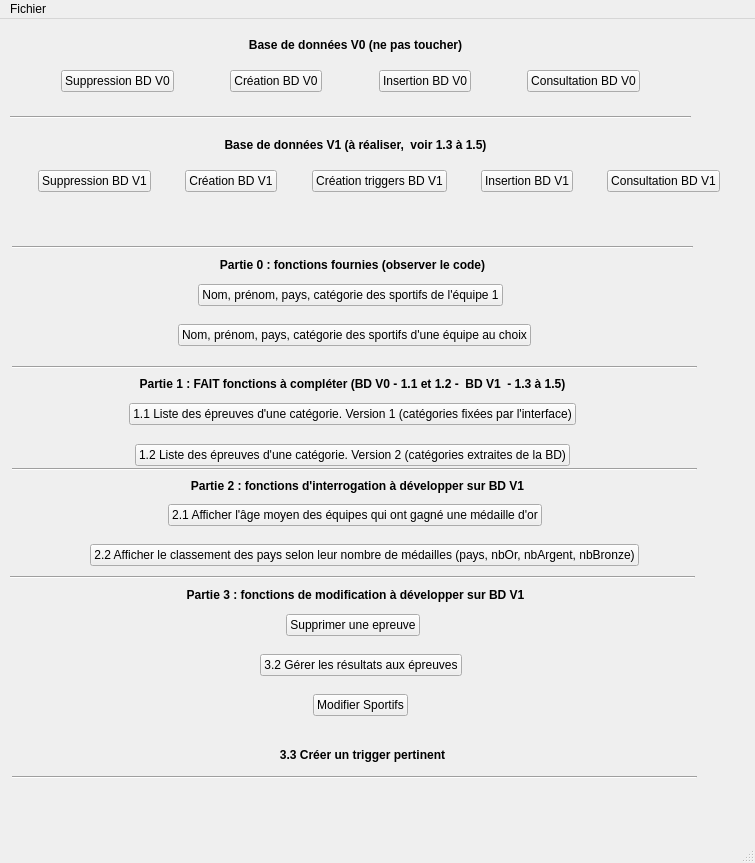
<?xml version="1.0" encoding="UTF-8"?>
<ui version="4.0">
 <class>MainWindow</class>
 <widget class="QMainWindow" name="MainWindow">
  <property name="geometry">
   <rect>
    <x>0</x>
    <y>0</y>
    <width>755</width>
    <height>863</height>
   </rect>
  </property>
  <property name="windowTitle">
   <string>Projet Jeux Olympiques</string>
  </property>
  <widget class="QWidget" name="centralwidget">
   <widget class="Line" name="line_V1">
    <property name="geometry">
     <rect>
      <x>10</x>
      <y>90</y>
      <width>681</width>
      <height>16</height>
     </rect>
    </property>
    <property name="orientation">
     <enum>Qt::Horizontal</enum>
    </property>
   </widget>
   <widget class="QLabel" name="label_V0">
    <property name="geometry">
     <rect>
      <x>10</x>
      <y>10</y>
      <width>691</width>
      <height>31</height>
     </rect>
    </property>
    <property name="font">
     <font>
      <weight>75</weight>
      <bold>true</bold>
     </font>
    </property>
    <property name="text">
     <string>Base de données V0 (ne pas toucher)</string>
    </property>
    <property name="alignment">
     <set>Qt::AlignCenter</set>
    </property>
   </widget>
   <widget class="Line" name="line_partie_0">
    <property name="geometry">
     <rect>
      <x>12</x>
      <y>220</y>
      <width>681</width>
      <height>16</height>
     </rect>
    </property>
    <property name="orientation">
     <enum>Qt::Horizontal</enum>
    </property>
   </widget>
   <widget class="QLabel" name="label_partie_0">
    <property name="geometry">
     <rect>
      <x>7</x>
      <y>230</y>
      <width>691</width>
      <height>31</height>
     </rect>
    </property>
    <property name="font">
     <font>
      <weight>75</weight>
      <bold>true</bold>
     </font>
    </property>
    <property name="text">
     <string>Partie 0 : fonctions fournies (observer le code)</string>
    </property>
    <property name="alignment">
     <set>Qt::AlignCenter</set>
    </property>
   </widget>
   <widget class="Line" name="line_partie_1">
    <property name="geometry">
     <rect>
      <x>12</x>
      <y>340</y>
      <width>685</width>
      <height>16</height>
     </rect>
    </property>
    <property name="orientation">
     <enum>Qt::Horizontal</enum>
    </property>
   </widget>
   <widget class="QLabel" name="label_partie_1">
    <property name="geometry">
     <rect>
      <x>7</x>
      <y>349</y>
      <width>691</width>
      <height>31</height>
     </rect>
    </property>
    <property name="font">
     <font>
      <weight>75</weight>
      <bold>true</bold>
     </font>
    </property>
    <property name="text">
     <string>Partie 1 : FAIT fonctions à compléter (BD V0 - 1.1 et 1.2 -  BD V1  - 1.3 à 1.5)</string>
    </property>
    <property name="alignment">
     <set>Qt::AlignCenter</set>
    </property>
   </widget>
   <widget class="Line" name="line_partie_2">
    <property name="geometry">
     <rect>
      <x>12</x>
      <y>442</y>
      <width>685</width>
      <height>16</height>
     </rect>
    </property>
    <property name="orientation">
     <enum>Qt::Horizontal</enum>
    </property>
   </widget>
   <widget class="QLabel" name="label_partie_2">
    <property name="geometry">
     <rect>
      <x>12</x>
      <y>451</y>
      <width>691</width>
      <height>31</height>
     </rect>
    </property>
    <property name="font">
     <font>
      <weight>75</weight>
      <bold>true</bold>
     </font>
    </property>
    <property name="text">
     <string>Partie 2 : fonctions d'interrogation à développer sur BD V1</string>
    </property>
    <property name="alignment">
     <set>Qt::AlignCenter</set>
    </property>
   </widget>
   <widget class="Line" name="line_partie_3">
    <property name="geometry">
     <rect>
      <x>10</x>
      <y>550</y>
      <width>685</width>
      <height>16</height>
     </rect>
    </property>
    <property name="orientation">
     <enum>Qt::Horizontal</enum>
    </property>
   </widget>
   <widget class="QLabel" name="label_partie_3">
    <property name="geometry">
     <rect>
      <x>10</x>
      <y>565</y>
      <width>691</width>
      <height>21</height>
     </rect>
    </property>
    <property name="font">
     <font>
      <weight>75</weight>
      <bold>true</bold>
     </font>
    </property>
    <property name="text">
     <string>Partie 3 : fonctions de modification à développer sur BD V1</string>
    </property>
    <property name="alignment">
     <set>Qt::AlignCenter</set>
    </property>
   </widget>
   <widget class="Line" name="line_fin">
    <property name="geometry">
     <rect>
      <x>12</x>
      <y>750</y>
      <width>685</width>
      <height>16</height>
     </rect>
    </property>
    <property name="orientation">
     <enum>Qt::Horizontal</enum>
    </property>
   </widget>
   <widget class="QLabel" name="label_retour_BD">
    <property name="geometry">
     <rect>
      <x>10</x>
      <y>190</y>
      <width>689</width>
      <height>19</height>
     </rect>
    </property>
    <property name="text">
     <string/>
    </property>
    <property name="alignment">
     <set>Qt::AlignCenter</set>
    </property>
   </widget>
   <widget class="QWidget" name="layoutWidget">
    <property name="geometry">
     <rect>
      <x>10</x>
      <y>40</y>
      <width>681</width>
      <height>44</height>
     </rect>
    </property>
    <layout class="QHBoxLayout" name="horizontalLayout_V0">
     <item>
      <spacer name="horizontalSpacer">
       <property name="orientation">
        <enum>Qt::Horizontal</enum>
       </property>
       <property name="sizeHint" stdset="0">
        <size>
         <width>40</width>
         <height>20</height>
        </size>
       </property>
      </spacer>
     </item>
     <item>
      <widget class="QPushButton" name="pushButton_supprimer_V0">
       <property name="text">
        <string>Suppression BD V0</string>
       </property>
      </widget>
     </item>
     <item>
      <spacer name="horizontalSpacer_3">
       <property name="orientation">
        <enum>Qt::Horizontal</enum>
       </property>
       <property name="sizeHint" stdset="0">
        <size>
         <width>40</width>
         <height>20</height>
        </size>
       </property>
      </spacer>
     </item>
     <item>
      <widget class="QPushButton" name="pushButton_creer_V0">
       <property name="text">
        <string>Création BD V0</string>
       </property>
      </widget>
     </item>
     <item>
      <spacer name="horizontalSpacer_2">
       <property name="orientation">
        <enum>Qt::Horizontal</enum>
       </property>
       <property name="sizeHint" stdset="0">
        <size>
         <width>40</width>
         <height>20</height>
        </size>
       </property>
      </spacer>
     </item>
     <item>
      <widget class="QPushButton" name="pushButton_inserer_V0">
       <property name="text">
        <string>Insertion BD V0</string>
       </property>
      </widget>
     </item>
     <item>
      <spacer name="horizontalSpacer_21">
       <property name="orientation">
        <enum>Qt::Horizontal</enum>
       </property>
       <property name="sizeHint" stdset="0">
        <size>
         <width>40</width>
         <height>20</height>
        </size>
       </property>
      </spacer>
     </item>
     <item>
      <widget class="QPushButton" name="pushButton_consulter_V0">
       <property name="text">
        <string>Consultation BD V0</string>
       </property>
      </widget>
     </item>
     <item>
      <spacer name="horizontalSpacer_4">
       <property name="orientation">
        <enum>Qt::Horizontal</enum>
       </property>
       <property name="sizeHint" stdset="0">
        <size>
         <width>40</width>
         <height>20</height>
        </size>
       </property>
      </spacer>
     </item>
    </layout>
   </widget>
   <widget class="QWidget" name="layoutWidget">
    <property name="geometry">
     <rect>
      <x>10</x>
      <y>260</y>
      <width>681</width>
      <height>32</height>
     </rect>
    </property>
    <layout class="QHBoxLayout" name="horizontalLayout_partie_0_1">
     <item>
      <spacer name="horizontalSpacer_7">
       <property name="orientation">
        <enum>Qt::Horizontal</enum>
       </property>
       <property name="sizeHint" stdset="0">
        <size>
         <width>40</width>
         <height>20</height>
        </size>
       </property>
      </spacer>
     </item>
     <item>
      <widget class="QPushButton" name="pushButton_fct_fournie_1">
       <property name="text">
        <string>Nom, prénom, pays, catégorie des sportifs de l'équipe 1</string>
       </property>
      </widget>
     </item>
     <item>
      <spacer name="horizontalSpacer_5">
       <property name="orientation">
        <enum>Qt::Horizontal</enum>
       </property>
       <property name="sizeHint" stdset="0">
        <size>
         <width>40</width>
         <height>20</height>
        </size>
       </property>
      </spacer>
     </item>
    </layout>
   </widget>
   <widget class="QWidget" name="layoutWidget">
    <property name="geometry">
     <rect>
      <x>12</x>
      <y>300</y>
      <width>685</width>
      <height>32</height>
     </rect>
    </property>
    <layout class="QHBoxLayout" name="horizontalLayout_partie_0_2">
     <item>
      <spacer name="horizontalSpacer_8">
       <property name="orientation">
        <enum>Qt::Horizontal</enum>
       </property>
       <property name="sizeHint" stdset="0">
        <size>
         <width>40</width>
         <height>20</height>
        </size>
       </property>
      </spacer>
     </item>
     <item>
      <widget class="QPushButton" name="pushButton_fct_fournie_2">
       <property name="text">
        <string>Nom, prénom, pays, catégorie des sportifs d'une équipe au choix</string>
       </property>
      </widget>
     </item>
     <item>
      <spacer name="horizontalSpacer_6">
       <property name="orientation">
        <enum>Qt::Horizontal</enum>
       </property>
       <property name="sizeHint" stdset="0">
        <size>
         <width>40</width>
         <height>20</height>
        </size>
       </property>
      </spacer>
     </item>
    </layout>
   </widget>
   <widget class="QWidget" name="layoutWidget">
    <property name="geometry">
     <rect>
      <x>12</x>
      <y>480</y>
      <width>685</width>
      <height>32</height>
     </rect>
    </property>
    <layout class="QHBoxLayout" name="horizontalLayout_partie_2_1">
     <item>
      <spacer name="horizontalSpacer_18">
       <property name="orientation">
        <enum>Qt::Horizontal</enum>
       </property>
       <property name="sizeHint" stdset="0">
        <size>
         <width>40</width>
         <height>20</height>
        </size>
       </property>
      </spacer>
     </item>
     <item>
      <widget class="QPushButton" name="pushButton_2_1">
       <property name="text">
        <string>2.1 Afficher l'âge moyen des équipes qui ont gagné une médaille d'or</string>
       </property>
      </widget>
     </item>
     <item>
      <spacer name="horizontalSpacer_17">
       <property name="orientation">
        <enum>Qt::Horizontal</enum>
       </property>
       <property name="sizeHint" stdset="0">
        <size>
         <width>40</width>
         <height>20</height>
        </size>
       </property>
      </spacer>
     </item>
    </layout>
   </widget>
   <widget class="QWidget" name="layoutWidget">
    <property name="geometry">
     <rect>
      <x>12</x>
      <y>520</y>
      <width>705</width>
      <height>32</height>
     </rect>
    </property>
    <layout class="QHBoxLayout" name="horizontalLayout_partie_2_2">
     <item>
      <spacer name="horizontalSpacer_20">
       <property name="orientation">
        <enum>Qt::Horizontal</enum>
       </property>
       <property name="sizeHint" stdset="0">
        <size>
         <width>40</width>
         <height>20</height>
        </size>
       </property>
      </spacer>
     </item>
     <item>
      <widget class="QPushButton" name="pushButton_2_2">
       <property name="text">
        <string>2.2 Afficher le classement des pays selon leur nombre de médailles (pays, nbOr, nbArgent, nbBronze)</string>
       </property>
      </widget>
     </item>
     <item>
      <spacer name="horizontalSpacer_19">
       <property name="orientation">
        <enum>Qt::Horizontal</enum>
       </property>
       <property name="sizeHint" stdset="0">
        <size>
         <width>40</width>
         <height>20</height>
        </size>
       </property>
      </spacer>
     </item>
    </layout>
   </widget>
   <widget class="QWidget" name="layoutWidget">
    <property name="geometry">
     <rect>
      <x>10</x>
      <y>590</y>
      <width>685</width>
      <height>32</height>
     </rect>
    </property>
    <layout class="QHBoxLayout" name="horizontalLayout_partie_3_1">
     <item>
      <spacer name="horizontalSpacer_24">
       <property name="orientation">
        <enum>Qt::Horizontal</enum>
       </property>
       <property name="sizeHint" stdset="0">
        <size>
         <width>40</width>
         <height>20</height>
        </size>
       </property>
      </spacer>
     </item>
     <item>
      <widget class="QPushButton" name="pushButton_3_1">
       <property name="text">
        <string>Supprimer une epreuve</string>
       </property>
      </widget>
     </item>
     <item>
      <spacer name="horizontalSpacer_23">
       <property name="orientation">
        <enum>Qt::Horizontal</enum>
       </property>
       <property name="sizeHint" stdset="0">
        <size>
         <width>40</width>
         <height>20</height>
        </size>
       </property>
      </spacer>
     </item>
    </layout>
   </widget>
   <widget class="QWidget" name="layoutWidget">
    <property name="geometry">
     <rect>
      <x>20</x>
      <y>630</y>
      <width>681</width>
      <height>32</height>
     </rect>
    </property>
    <layout class="QHBoxLayout" name="horizontalLayout_partie_3_2">
     <item>
      <spacer name="horizontalSpacer_26">
       <property name="orientation">
        <enum>Qt::Horizontal</enum>
       </property>
       <property name="sizeHint" stdset="0">
        <size>
         <width>40</width>
         <height>20</height>
        </size>
       </property>
      </spacer>
     </item>
     <item>
      <widget class="QPushButton" name="pushButton_3_2">
       <property name="text">
        <string>3.2 Gérer les résultats aux épreuves</string>
       </property>
      </widget>
     </item>
     <item>
      <spacer name="horizontalSpacer_25">
       <property name="orientation">
        <enum>Qt::Horizontal</enum>
       </property>
       <property name="sizeHint" stdset="0">
        <size>
         <width>40</width>
         <height>20</height>
        </size>
       </property>
      </spacer>
     </item>
    </layout>
   </widget>
   <widget class="QWidget" name="layoutWidget_2">
    <property name="geometry">
     <rect>
      <x>10</x>
      <y>379</y>
      <width>685</width>
      <height>32</height>
     </rect>
    </property>
    <layout class="QHBoxLayout" name="horizontalLayout_partie_1_1">
     <item>
      <spacer name="horizontalSpacer_12">
       <property name="orientation">
        <enum>Qt::Horizontal</enum>
       </property>
       <property name="sizeHint" stdset="0">
        <size>
         <width>40</width>
         <height>20</height>
        </size>
       </property>
      </spacer>
     </item>
     <item>
      <widget class="QPushButton" name="pushButton_1_1">
       <property name="text">
        <string>1.1 Liste des épreuves d'une catégorie. Version 1 (catégories fixées par l'interface)</string>
       </property>
      </widget>
     </item>
     <item>
      <spacer name="horizontalSpacer_11">
       <property name="orientation">
        <enum>Qt::Horizontal</enum>
       </property>
       <property name="sizeHint" stdset="0">
        <size>
         <width>40</width>
         <height>20</height>
        </size>
       </property>
      </spacer>
     </item>
    </layout>
   </widget>
   <widget class="QWidget" name="layoutWidget_3">
    <property name="geometry">
     <rect>
      <x>10</x>
      <y>420</y>
      <width>685</width>
      <height>32</height>
     </rect>
    </property>
    <layout class="QHBoxLayout" name="horizontalLayout_partie_1_2">
     <item>
      <spacer name="horizontalSpacer_14">
       <property name="orientation">
        <enum>Qt::Horizontal</enum>
       </property>
       <property name="sizeHint" stdset="0">
        <size>
         <width>40</width>
         <height>20</height>
        </size>
       </property>
      </spacer>
     </item>
     <item>
      <widget class="QPushButton" name="pushButton_1_2">
       <property name="text">
        <string>1.2 Liste des épreuves d'une catégorie. Version 2 (catégories extraites de la BD)</string>
       </property>
      </widget>
     </item>
     <item>
      <spacer name="horizontalSpacer_13">
       <property name="orientation">
        <enum>Qt::Horizontal</enum>
       </property>
       <property name="sizeHint" stdset="0">
        <size>
         <width>40</width>
         <height>20</height>
        </size>
       </property>
      </spacer>
     </item>
    </layout>
   </widget>
   <widget class="QLabel" name="label_trigger">
    <property name="geometry">
     <rect>
      <x>20</x>
      <y>720</y>
      <width>685</width>
      <height>31</height>
     </rect>
    </property>
    <property name="font">
     <font>
      <weight>75</weight>
      <bold>true</bold>
     </font>
    </property>
    <property name="text">
     <string>3.3 Créer un trigger pertinent</string>
    </property>
    <property name="alignment">
     <set>Qt::AlignCenter</set>
    </property>
    <property name="wordWrap">
     <bool>true</bool>
    </property>
   </widget>
   <widget class="QWidget" name="layoutWidget_4">
    <property name="geometry">
     <rect>
      <x>10</x>
      <y>140</y>
      <width>738</width>
      <height>44</height>
     </rect>
    </property>
    <layout class="QHBoxLayout" name="horizontalLayout_V1">
     <item>
      <spacer name="horizontalSpacer_9">
       <property name="orientation">
        <enum>Qt::Horizontal</enum>
       </property>
       <property name="sizeHint" stdset="0">
        <size>
         <width>40</width>
         <height>20</height>
        </size>
       </property>
      </spacer>
     </item>
     <item>
      <widget class="QPushButton" name="pushButton_supprimer_V1">
       <property name="text">
        <string>Suppression BD V1</string>
       </property>
      </widget>
     </item>
     <item>
      <spacer name="horizontalSpacer_10">
       <property name="orientation">
        <enum>Qt::Horizontal</enum>
       </property>
       <property name="sizeHint" stdset="0">
        <size>
         <width>40</width>
         <height>20</height>
        </size>
       </property>
      </spacer>
     </item>
     <item>
      <widget class="QPushButton" name="pushButton_creer_V1">
       <property name="text">
        <string>Création BD V1</string>
       </property>
      </widget>
     </item>
     <item>
      <spacer name="horizontalSpacer_27">
       <property name="orientation">
        <enum>Qt::Horizontal</enum>
       </property>
       <property name="sizeHint" stdset="0">
        <size>
         <width>40</width>
         <height>20</height>
        </size>
       </property>
      </spacer>
     </item>
     <item>
      <widget class="QPushButton" name="pushButton_2">
       <property name="text">
        <string>Création triggers BD V1</string>
       </property>
      </widget>
     </item>
     <item>
      <spacer name="horizontalSpacer_15">
       <property name="orientation">
        <enum>Qt::Horizontal</enum>
       </property>
       <property name="sizeHint" stdset="0">
        <size>
         <width>40</width>
         <height>20</height>
        </size>
       </property>
      </spacer>
     </item>
     <item>
      <widget class="QPushButton" name="pushButton_inserer_V1">
       <property name="text">
        <string>Insertion BD V1</string>
       </property>
      </widget>
     </item>
     <item>
      <spacer name="horizontalSpacer_31">
       <property name="orientation">
        <enum>Qt::Horizontal</enum>
       </property>
       <property name="sizeHint" stdset="0">
        <size>
         <width>40</width>
         <height>20</height>
        </size>
       </property>
      </spacer>
     </item>
     <item>
      <widget class="QPushButton" name="pushButton_consulter_V1">
       <property name="text">
        <string>Consultation BD V1</string>
       </property>
      </widget>
     </item>
     <item>
      <spacer name="horizontalSpacer_16">
       <property name="orientation">
        <enum>Qt::Horizontal</enum>
       </property>
       <property name="sizeHint" stdset="0">
        <size>
         <width>40</width>
         <height>20</height>
        </size>
       </property>
      </spacer>
     </item>
    </layout>
   </widget>
   <widget class="QLabel" name="label_V1">
    <property name="geometry">
     <rect>
      <x>10</x>
      <y>110</y>
      <width>691</width>
      <height>31</height>
     </rect>
    </property>
    <property name="font">
     <font>
      <weight>75</weight>
      <bold>true</bold>
     </font>
    </property>
    <property name="text">
     <string>Base de données V1 (à réaliser,  voir 1.3 à 1.5)</string>
    </property>
    <property name="alignment">
     <set>Qt::AlignCenter</set>
    </property>
   </widget>
   <widget class="QWidget" name="verticalLayoutWidget">
    <property name="geometry">
     <rect>
      <x>210</x>
      <y>200</y>
      <width>160</width>
      <height>80</height>
     </rect>
    </property>
    <layout class="QVBoxLayout" name="verticalLayout_3"/>
   </widget>
   <widget class="QWidget" name="layoutWidget_5">
    <property name="geometry">
     <rect>
      <x>20</x>
      <y>670</y>
      <width>681</width>
      <height>32</height>
     </rect>
    </property>
    <layout class="QHBoxLayout" name="horizontalLayout_partie_3_3">
     <item>
      <spacer name="horizontalSpacer_28">
       <property name="orientation">
        <enum>Qt::Horizontal</enum>
       </property>
       <property name="sizeHint" stdset="0">
        <size>
         <width>40</width>
         <height>20</height>
        </size>
       </property>
      </spacer>
     </item>
     <item>
      <widget class="QPushButton" name="pushButton_3_3">
       <property name="text">
        <string>Modifier Sportifs</string>
       </property>
      </widget>
     </item>
     <item>
      <spacer name="horizontalSpacer_29">
       <property name="orientation">
        <enum>Qt::Horizontal</enum>
       </property>
       <property name="sizeHint" stdset="0">
        <size>
         <width>40</width>
         <height>20</height>
        </size>
       </property>
      </spacer>
     </item>
    </layout>
   </widget>
  </widget>
  <widget class="QMenuBar" name="menubar">
   <property name="geometry">
    <rect>
     <x>0</x>
     <y>0</y>
     <width>755</width>
     <height>22</height>
    </rect>
   </property>
   <widget class="QMenu" name="menuFiles">
    <property name="title">
     <string>Fichier</string>
    </property>
    <addaction name="actionQuitter"/>
   </widget>
   <addaction name="menuFiles"/>
  </widget>
  <widget class="QStatusBar" name="statusbar"/>
  <action name="actionQuitter">
   <property name="text">
    <string>Quitter</string>
   </property>
  </action>
 </widget>
 <resources/>
 <connections>
  <connection>
   <sender>actionQuitter</sender>
   <signal>triggered()</signal>
   <receiver>MainWindow</receiver>
   <slot>close()</slot>
   <hints>
    <hint type="sourcelabel">
     <x>-1</x>
     <y>-1</y>
    </hint>
    <hint type="destinationlabel">
     <x>399</x>
     <y>299</y>
    </hint>
   </hints>
  </connection>
  <connection>
   <sender>pushButton_creer_V0</sender>
   <signal>clicked()</signal>
   <receiver>MainWindow</receiver>
   <slot>createDBV0()</slot>
   <hints>
    <hint type="sourcelabel">
     <x>314</x>
     <y>93</y>
    </hint>
    <hint type="destinationlabel">
     <x>135</x>
     <y>130</y>
    </hint>
   </hints>
  </connection>
  <connection>
   <sender>pushButton_inserer_V0</sender>
   <signal>clicked()</signal>
   <receiver>MainWindow</receiver>
   <slot>insertDBV0()</slot>
   <hints>
    <hint type="sourcelabel">
     <x>463</x>
     <y>93</y>
    </hint>
    <hint type="destinationlabel">
     <x>388</x>
     <y>127</y>
    </hint>
   </hints>
  </connection>
  <connection>
   <sender>pushButton_supprimer_V0</sender>
   <signal>clicked()</signal>
   <receiver>MainWindow</receiver>
   <slot>deleteDBV0()</slot>
   <hints>
    <hint type="sourcelabel">
     <x>168</x>
     <y>93</y>
    </hint>
    <hint type="destinationlabel">
     <x>598</x>
     <y>139</y>
    </hint>
   </hints>
  </connection>
  <connection>
   <sender>pushButton_consulter_V0</sender>
   <signal>clicked()</signal>
   <receiver>MainWindow</receiver>
   <slot>openDataV0()</slot>
   <hints>
    <hint type="sourcelabel">
     <x>628</x>
     <y>93</y>
    </hint>
    <hint type="destinationlabel">
     <x>498</x>
     <y>183</y>
    </hint>
   </hints>
  </connection>
  <connection>
   <sender>pushButton_fct_fournie_1</sender>
   <signal>clicked()</signal>
   <receiver>MainWindow</receiver>
   <slot>open_fct_fournie_1()</slot>
   <hints>
    <hint type="sourcelabel">
     <x>488</x>
     <y>307</y>
    </hint>
    <hint type="destinationlabel">
     <x>79</x>
     <y>174</y>
    </hint>
   </hints>
  </connection>
  <connection>
   <sender>pushButton_fct_fournie_2</sender>
   <signal>clicked()</signal>
   <receiver>MainWindow</receiver>
   <slot>open_fct_fournie_2()</slot>
   <hints>
    <hint type="sourcelabel">
     <x>514</x>
     <y>347</y>
    </hint>
    <hint type="destinationlabel">
     <x>116</x>
     <y>221</y>
    </hint>
   </hints>
  </connection>
  <connection>
   <sender>pushButton_supprimer_V1</sender>
   <signal>clicked()</signal>
   <receiver>MainWindow</receiver>
   <slot>deleteDBV1()</slot>
   <hints>
    <hint type="sourcelabel">
     <x>136</x>
     <y>193</y>
    </hint>
    <hint type="destinationlabel">
     <x>190</x>
     <y>239</y>
    </hint>
   </hints>
  </connection>
  <connection>
   <sender>pushButton_creer_V1</sender>
   <signal>clicked()</signal>
   <receiver>MainWindow</receiver>
   <slot>createDBV1()</slot>
   <hints>
    <hint type="sourcelabel">
     <x>252</x>
     <y>193</y>
    </hint>
    <hint type="destinationlabel">
     <x>378</x>
     <y>235</y>
    </hint>
   </hints>
  </connection>
  <connection>
   <sender>pushButton_inserer_V1</sender>
   <signal>clicked()</signal>
   <receiver>MainWindow</receiver>
   <slot>insertDBV1()</slot>
   <hints>
    <hint type="sourcelabel">
     <x>525</x>
     <y>193</y>
    </hint>
    <hint type="destinationlabel">
     <x>512</x>
     <y>234</y>
    </hint>
   </hints>
  </connection>
  <connection>
   <sender>pushButton_consulter_V1</sender>
   <signal>clicked()</signal>
   <receiver>MainWindow</receiver>
   <slot>openDataV1()</slot>
   <hints>
    <hint type="sourcelabel">
     <x>646</x>
     <y>190</y>
    </hint>
    <hint type="destinationlabel">
     <x>693</x>
     <y>206</y>
    </hint>
   </hints>
  </connection>
  <connection>
   <sender>pushButton_1_1</sender>
   <signal>clicked()</signal>
   <receiver>MainWindow</receiver>
   <slot>open_fct_comp_1()</slot>
   <hints>
    <hint type="sourcelabel">
     <x>555</x>
     <y>426</y>
    </hint>
    <hint type="destinationlabel">
     <x>686</x>
     <y>412</y>
    </hint>
   </hints>
  </connection>
  <connection>
   <sender>pushButton_1_2</sender>
   <signal>clicked()</signal>
   <receiver>MainWindow</receiver>
   <slot>open_fct_comp_2()</slot>
   <hints>
    <hint type="sourcelabel">
     <x>549</x>
     <y>467</y>
    </hint>
    <hint type="destinationlabel">
     <x>662</x>
     <y>459</y>
    </hint>
   </hints>
  </connection>
  <connection>
   <sender>pushButton_2</sender>
   <signal>clicked()</signal>
   <receiver>MainWindow</receiver>
   <slot>createTriggersDBV1()</slot>
   <hints>
    <hint type="sourcelabel">
     <x>350</x>
     <y>187</y>
    </hint>
    <hint type="destinationlabel">
     <x>362</x>
     <y>207</y>
    </hint>
   </hints>
  </connection>
  <connection>
   <sender>pushButton_2_1</sender>
   <signal>clicked()</signal>
   <receiver>MainWindow</receiver>
   <slot>open_fct_interrogation_1()</slot>
   <hints>
    <hint type="sourcelabel">
     <x>592</x>
     <y>529</y>
    </hint>
    <hint type="destinationlabel">
     <x>605</x>
     <y>630</y>
    </hint>
   </hints>
  </connection>
  <connection>
   <sender>pushButton_2_2</sender>
   <signal>clicked()</signal>
   <receiver>MainWindow</receiver>
   <slot>open_fct_interrogation_2()</slot>
   <hints>
    <hint type="sourcelabel">
     <x>591</x>
     <y>569</y>
    </hint>
    <hint type="destinationlabel">
     <x>687</x>
     <y>679</y>
    </hint>
   </hints>
  </connection>
  <connection>
   <sender>pushButton_3_1</sender>
   <signal>clicked()</signal>
   <receiver>MainWindow</receiver>
   <slot>open_fct_mod_1()</slot>
   <hints>
    <hint type="sourcelabel">
     <x>385</x>
     <y>632</y>
    </hint>
    <hint type="destinationlabel">
     <x>557</x>
     <y>654</y>
    </hint>
   </hints>
  </connection>
  <connection>
   <sender>pushButton_3_2</sender>
   <signal>clicked()</signal>
   <receiver>MainWindow</receiver>
   <slot>open_fct_mod_2()</slot>
   <hints>
    <hint type="sourcelabel">
     <x>370</x>
     <y>675</y>
    </hint>
    <hint type="destinationlabel">
     <x>556</x>
     <y>736</y>
    </hint>
   </hints>
  </connection>
  <connection>
   <sender>pushButton_3_3</sender>
   <signal>clicked()</signal>
   <receiver>MainWindow</receiver>
   <slot>open_fct_mod_3()</slot>
   <hints>
    <hint type="sourcelabel">
     <x>452</x>
     <y>708</y>
    </hint>
    <hint type="destinationlabel">
     <x>550</x>
     <y>702</y>
    </hint>
   </hints>
  </connection>
 </connections>
 <slots>
  <slot>createDBV0()</slot>
  <slot>insertDBV0()</slot>
  <slot>deleteDBV0()</slot>
  <slot>openDataV0()</slot>
  <slot>open_fct_fournie_1()</slot>
  <slot>open_fct_fournie_2()</slot>
  <slot>open_fct_comp_1()</slot>
  <slot>open_fct_comp_2()</slot>
  <slot>deleteDBV1()</slot>
  <slot>createDBV1()</slot>
  <slot>insertDBV1()</slot>
  <slot>openDataV1()</slot>
  <slot>createTriggersDBV1()</slot>
  <slot>open_fct_interrogation_1()</slot>
  <slot>open_fct_interrogation_2()</slot>
  <slot>open_fct_mod_1()</slot>
  <slot>open_fct_mod_2()</slot>
  <slot>open_fct_mod_3()</slot>
 </slots>
</ui>
